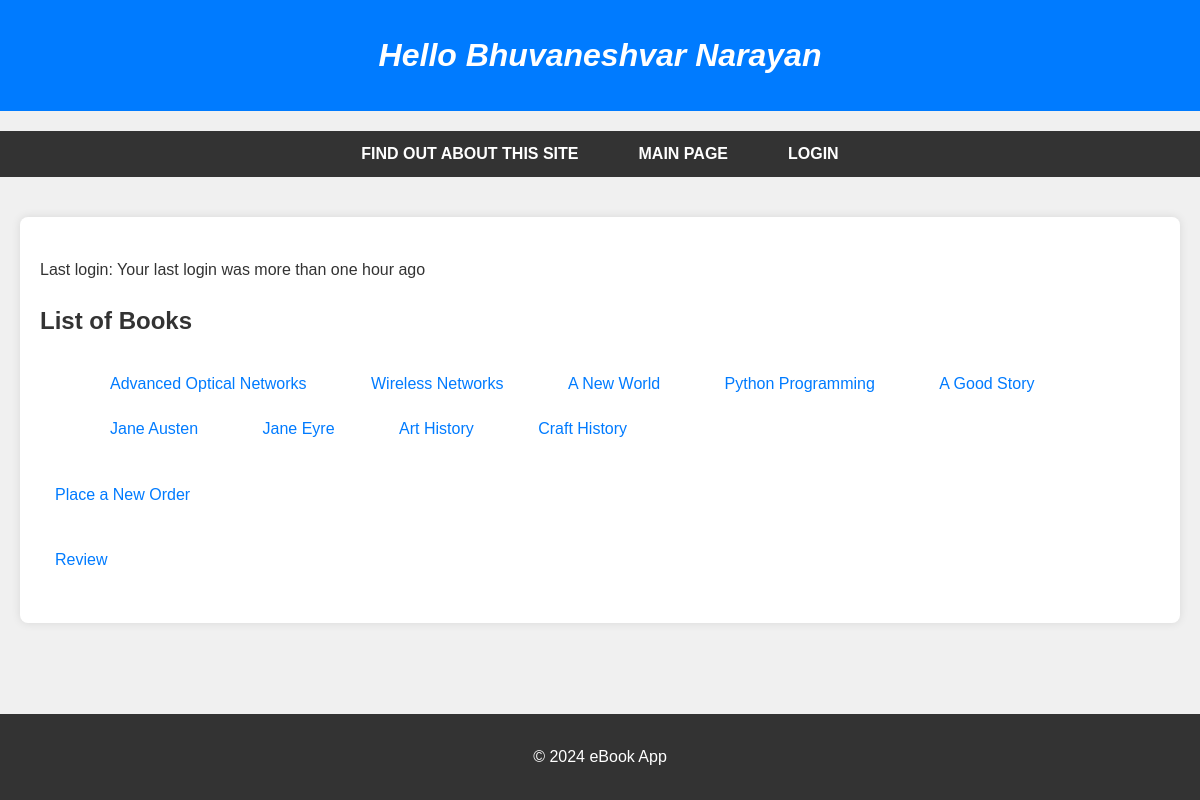
The page /myapp/ on the database its author committed.
### myapp/models.py (models this page shows, shortened)
class Book(models.Model):
    CATEGORY_CHOICES = [
        ('S', 'Scinece&Tech'),
        ('F', 'Fiction'),
        ('B', 'Biography'),
        ('T', 'Travel'),
        ('O', 'Other')
    ]
    title = models.CharField(max_length=200)
    category = models.CharField(max_length=1, choices=CATEGORY_CHOICES, default='S')
    num_pages = models.PositiveIntegerField(default=100)
    price = models.DecimalField(max_digits=10, decimal_places=2)
    publisher = models.ForeignKey(Publisher, related_name='books', on_delete=models.CASCADE)
    description = models.TextField(blank=True, null=True) # Lab 4
    num_reviews = models.PositiveIntegerField(default=0)  # New field

### myapp/views.py (the view)
# urls.py: path(r'', views.index, name='index'),
def index(request):
    booklist = Book.objects.all().order_by('id')[:10]
    last_login = request.session.get('last_login', 'Your last login was more than one hour ago')
    return render(request, 'myapp/index.html', {'booklist': booklist, 'last_login': last_login})

### myapp/templates/myapp/index.html
{% extends 'myapp/base.html' %}
{% block body_block %}
    <p>Last login: {{ last_login }}</p>
        {% if booklist %}
        <h2>List of Books</h2>
        <ol>
            {% for book in booklist %}
                <li>
                    <a href="{% url 'myapp:detail' book.id %}">{{ book.title }}</a>
                </li>
            {% endfor %}
        </ol>
    {% else %}
        <strong>There are no available books!</strong>
    {% endif %}
<p><a href="{% url 'myapp:place_order' %}">Place a New Order</a></p>
    <p><a href="{% url 'myapp:review' %}">Review</a></p>
{% endblock %}

### myapp/templates/myapp/base.html (shortened to what this page needs)
<!DOCTYPE html>
{% load static %}
<html>
<head>
    <link rel="stylesheet" type="text/css" href="{% static 'myapp/style.css' %}" />
</head>
<body>
    <header>
        <h1>{% block myhdg %}Hello Bhuvaneshvar Narayan{% endblock %}</h1>
    </header>
    <nav>
        <ul>
            <li><a href="{% url 'myapp:about' %}">Find out about this site</a></li>
            <li><a href="{% url 'myapp:index' %}">Main Page</a></li>
            {% if user.is_authenticated %}
                <li><a href="{% url 'myapp:logout' %}">Logout</a></li>
            {% else %}
                <li><a href="{% url 'myapp:login' %}">Login</a></li>
            {% endif %}
        </ul>
    </nav>
    <div class="container">
        <main>
            {% block body_block %}***{% endblock %}
        </main>
    </div>
    <footer>
        <p>&copy; 2024 eBook App</p>
    </footer>
</body>
</html>

### myapp/static/myapp/style.css (style rules this page uses)
body { background-color: #f0f0f0; color: #333; font-family: Arial, sans-serif; font-size: 16px; margin: 0; padding: 0; line-height: 1.6; }
h1 { font-size: 32px; color: #ffffff; font-style: italic; text-align: center; margin-top: 20px; margin-bottom: 20px; }
ul { list-style-type: none; padding: 0; text-align: center; background-color: #333; margin: 0; }
li { display: inline; margin: 0 15px; }
a { color: #007BFF; text-decoration: none; padding: 10px 15px; display: inline-block; }
footer { background-color: #333; color: #ffffff; text-align: center; padding: 10px 0; position: fixed; width: 100%; bottom: 0; }
.container { max-width: 1200px; margin: 0 auto; padding: 20px; }
p { margin: 20px 0; }
header { background-color: #007BFF; color: #ffffff; padding: 10px 0; text-align: center; margin-bottom: 20px; }
nav { margin: 20px 0; }
nav ul { padding: 0; list-style: none; display: flex; justify-content: center; }
nav li { margin: 0 15px; }
nav a { color: #ffffff; font-weight: bold; text-transform: uppercase; }
main { padding: 20px; background-color: #ffffff; border-radius: 8px; box-shadow: 0 0 10px rgba(0, 0, 0, 0.1); margin-bottom: 20px; }

### rows shown on the page
Book: title "Advanced Optical Networks"
Book: title "Wireless Networks"
Book: title "A New World"
Book: title "Python Programming"
Book: title "A Good Story"
Book: title "Jane Austen"
Book: title "Jane Eyre"
Book: title "Art History"
Book: title "Craft History"

### other values the page prints
{{ last_login }} "Your last login was more than one hour ago"
